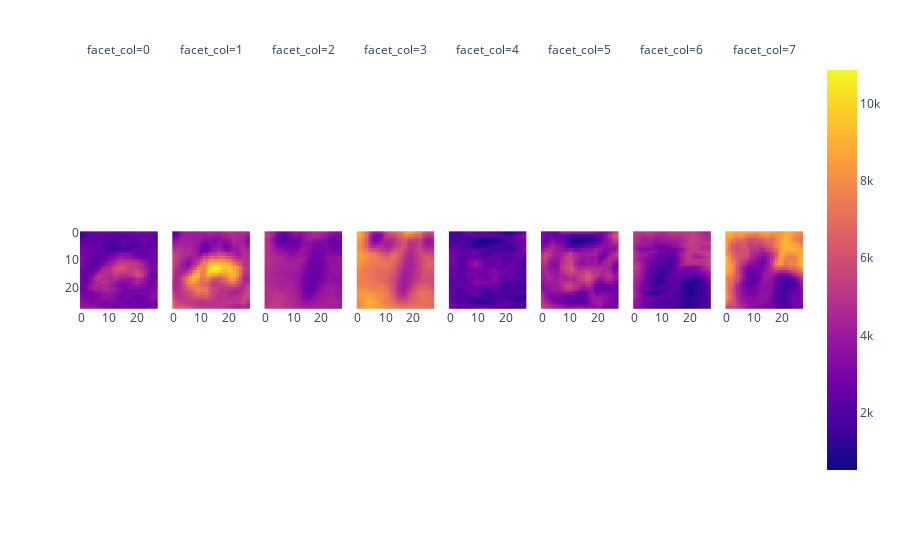

Notebook source saved alongside this figure:
### Code cell
im2col_correlations = new_valid_correlate_2d(images, kernels)
px.imshow(
    im2col_correlations.transpose(0, 3, 1, 2).reshape(8, 28, 28),
    facet_col=0
)

### Figure 1 — Plotly figure (JSON) as saved in the notebook; plotly's stock layout.template omitted (floating-point values rounded to 4 significant figures; data arrays with more than 128 entries replaced by an {"elided": "..."} marker saying what was removed)
{"data": [{"coloraxis": "coloraxis", "hovertemplate": "x: %{x}<br>y: %{y}<br>color: %{z}<extra></extra>", "name": "0", "type": "heatmap", "xaxis": "x", "yaxis": "y", "z": {"elided": "28x28 int values"}}, {"coloraxis": "coloraxis", "hovertemplate": "x: %{x}<br>y: %{y}<br>color: %{z}<extra></extra>", "name": "1", "type": "heatmap", "xaxis": "x2", "yaxis": "y2", "z": {"elided": "28x28 float values"}}, {"coloraxis": "coloraxis", "hovertemplate": "x: %{x}<br>y: %{y}<br>color: %{z}<extra></extra>", "name": "2", "type": "heatmap", "xaxis": "x3", "yaxis": "y3", "z": {"elided": "28x28 int values"}}, {"coloraxis": "coloraxis", "hovertemplate": "x: %{x}<br>y: %{y}<br>color: %{z}<extra></extra>", "name": "3", "type": "heatmap", "xaxis": "x4", "yaxis": "y4", "z": {"elided": "28x28 float values"}}, {"coloraxis": "coloraxis", "hovertemplate": "x: %{x}<br>y: %{y}<br>color: %{z}<extra></extra>", "name": "4", "type": "heatmap", "xaxis": "x5", "yaxis": "y5", "z": {"elided": "28x28 int values"}}, {"coloraxis": "coloraxis", "hovertemplate": "x: %{x}<br>y: %{y}<br>color: %{z}<extra></extra>", "name": "5", "type": "heatmap", "xaxis": "x6", "yaxis": "y6", "z": {"elided": "28x28 float values"}}, {"coloraxis": "coloraxis", "hovertemplate": "x: %{x}<br>y: %{y}<br>color: %{z}<extra></extra>", "name": "6", "type": "heatmap", "xaxis": "x7", "yaxis": "y7", "z": {"elided": "28x28 int values"}}, {"coloraxis": "coloraxis", "hovertemplate": "x: %{x}<br>y: %{y}<br>color: %{z}<extra></extra>", "name": "7", "type": "heatmap", "xaxis": "x8", "yaxis": "y8", "z": {"elided": "28x28 float values"}}], "layout": {"annotations": [{"font": {}, "showarrow": false, "text": "facet_col=0", "x": 0.05375, "xanchor": "center", "xref": "paper", "y": 1, "yanchor": "bottom", "yref": "paper"}, {"font": {}, "showarrow": false, "text": "facet_col=1", "x": 0.1812, "xanchor": "center", "xref": "paper", "y": 1, "yanchor": "bottom", "yref": "paper"}, {"font": {}, "showarrow": false, "text": "facet_col=2", "x": 0.3087, "xanchor": "center", "xref": "paper", "y": 1, "yanchor": "bottom", "yref": "paper"}, {"font": {}, "showarrow": false, "text": "facet_col=3", "x": 0.4363, "xanchor": "center", "xref": "paper", "y": 1, "yanchor": "bottom", "yref": "paper"}, {"font": {}, "showarrow": false, "text": "facet_col=4", "x": 0.5637, "xanchor": "center", "xref": "paper", "y": 1, "yanchor": "bottom", "yref": "paper"}, {"font": {}, "showarrow": false, "text": "facet_col=5", "x": 0.6912, "xanchor": "center", "xref": "paper", "y": 1, "yanchor": "bottom", "yref": "paper"}, {"font": {}, "showarrow": false, "text": "facet_col=6", "x": 0.8188, "xanchor": "center", "xref": "paper", "y": 1, "yanchor": "bottom", "yref": "paper"}, {"font": {}, "showarrow": false, "text": "facet_col=7", "x": 0.9463, "xanchor": "center", "xref": "paper", "y": 1, "yanchor": "bottom", "yref": "paper"}], "coloraxis": {"colorscale": [[0, "#0d0887"], [0.1111, "#46039f"], [0.2222, "#7201a8"], [0.3333, "#9c179e"], [0.4444, "#bd3786"], [0.5556, "#d8576b"], [0.6667, "#ed7953"], [0.7778, "#fb9f3a"], [0.8889, "#fdca26"], [1, "#f0f921"]]}, "margin": {"t": 60}, "xaxis": {"anchor": "y", "constrain": "domain", "domain": [0, 0.1075], "scaleanchor": "y"}, "xaxis2": {"anchor": "y2", "domain": [0.1275, 0.235], "matches": "x"}, "xaxis3": {"anchor": "y3", "domain": [0.255, 0.3625], "matches": "x"}, "xaxis4": {"anchor": "y4", "domain": [0.3825, 0.49], "matches": "x"}, "xaxis5": {"anchor": "y5", "domain": [0.51, 0.6175], "matches": "x"}, "xaxis6": {"anchor": "y6", "domain": [0.6375, 0.745], "matches": "x"}, "xaxis7": {"anchor": "y7", "domain": [0.765, 0.8725], "matches": "x"}, "xaxis8": {"anchor": "y8", "domain": [0.8925, 1], "matches": "x"}, "yaxis": {"anchor": "x", "autorange": "reversed", "constrain": "domain", "domain": [0, 1]}, "yaxis2": {"anchor": "x2", "domain": [0, 1], "matches": "y", "showticklabels": false}, "yaxis3": {"anchor": "x3", "domain": [0, 1], "matches": "y", "showticklabels": false}, "yaxis4": {"anchor": "x4", "domain": [0, 1], "matches": "y", "showticklabels": false}, "yaxis5": {"anchor": "x5", "domain": [0, 1], "matches": "y", "showticklabels": false}, "yaxis6": {"anchor": "x6", "domain": [0, 1], "matches": "y", "showticklabels": false}, "yaxis7": {"anchor": "x7", "domain": [0, 1], "matches": "y", "showticklabels": false}, "yaxis8": {"anchor": "x8", "domain": [0, 1], "matches": "y", "showticklabels": false}}}
